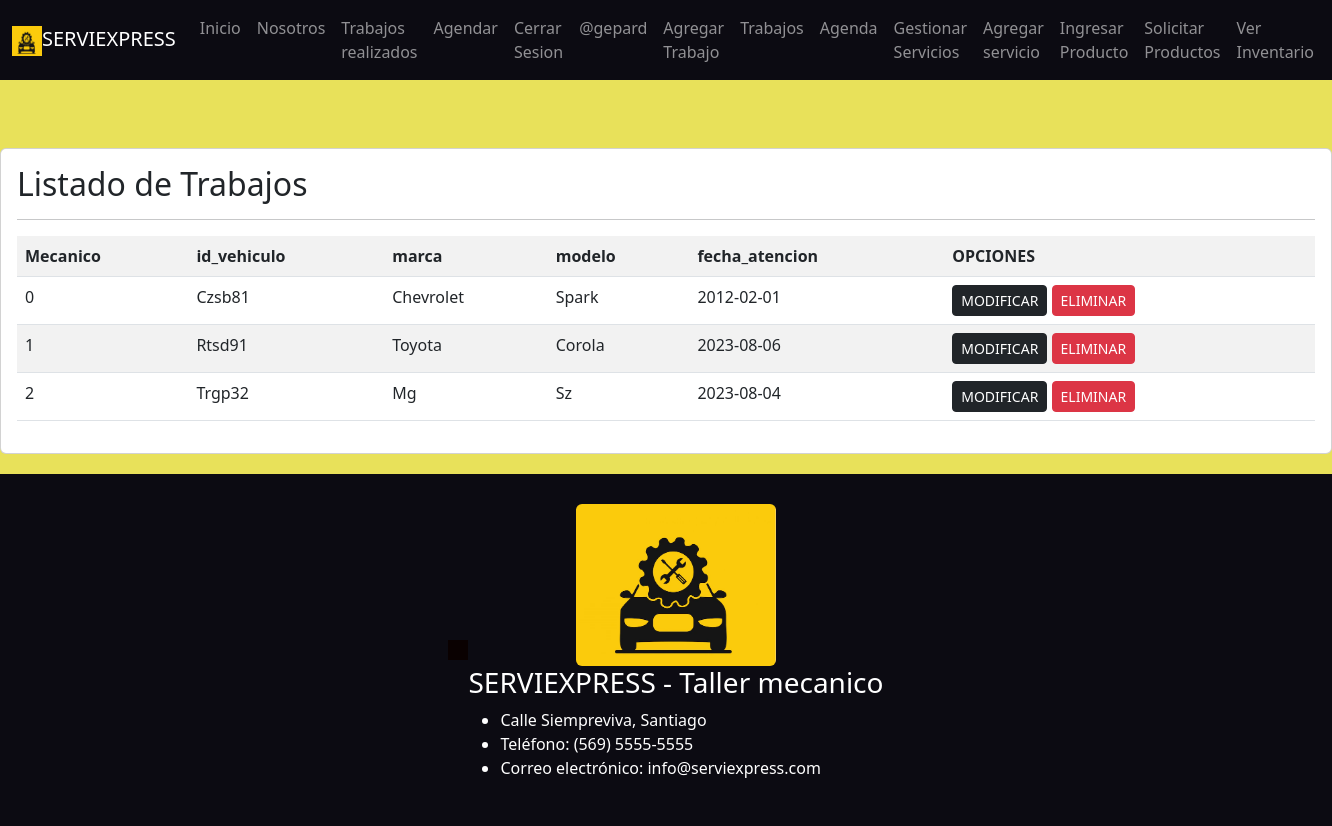
The page /administrador/ (signed in) on the database as committed earlier.
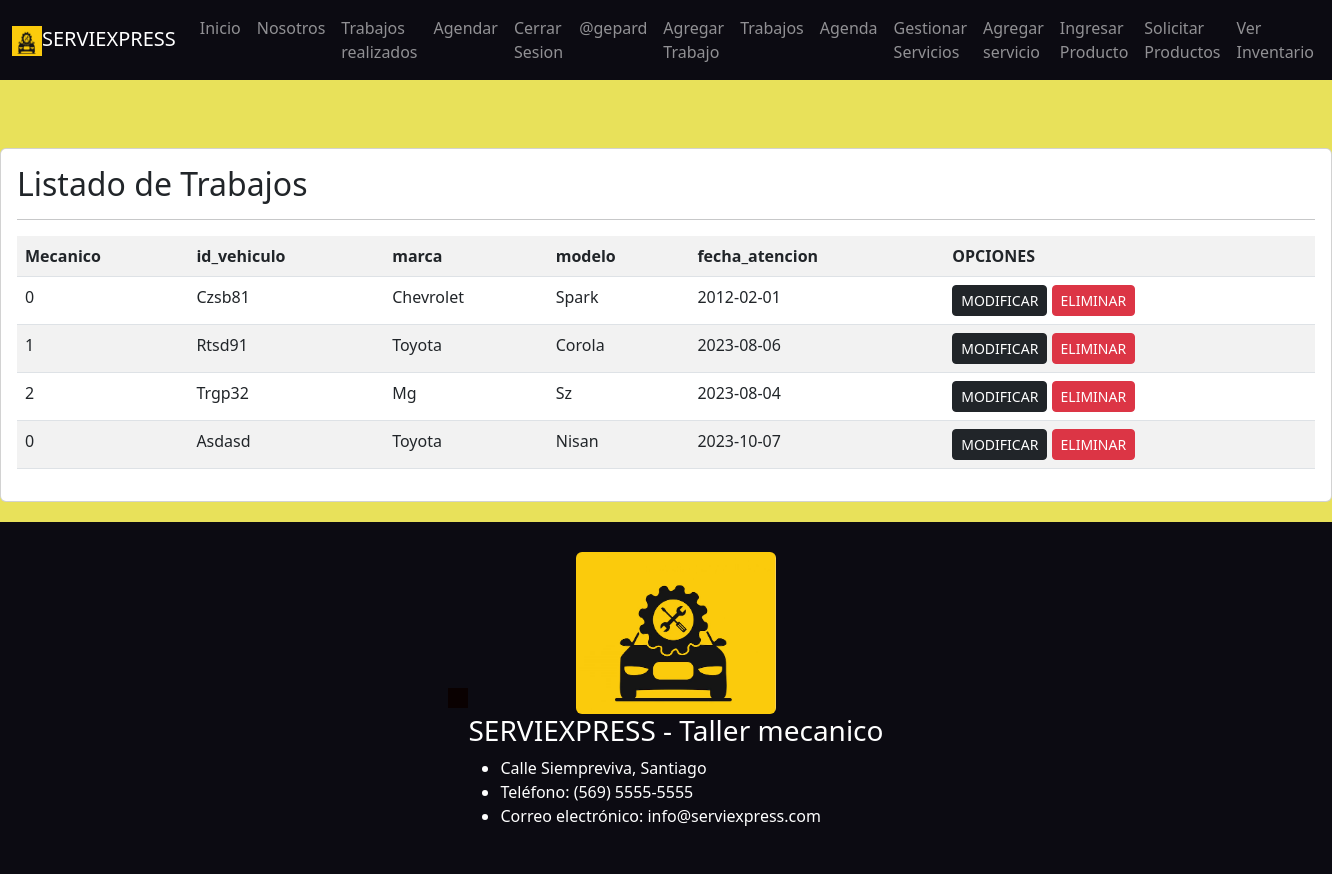
The same page on the database as committed later.
### taller/models.py (models this page shows, shortened)
class Trabajo(models.Model):
    mecanico = models.IntegerField(choices=mecanicos)
    id_vehiculo = models.CharField(max_length=18)
    marca = models.CharField(max_length=50)
    modelo = models.CharField(max_length=50)
    fecha_atencion = models.DateField(blank=True, null=True)
    imagen = models.ImageField(upload_to='trabajos', null=True)
    mensaje = models.TextField()

### taller/views.py (the view)
# urls.py: path('administrador/', views.administrador, name='administrador'),
@permission_required('taller.change_trabajo')
def administrador(request):
    trabajos = Trabajo.objects.all()
    data = {
        'trabajos' : trabajos
    }
    return render(request, 'taller/Administrador.html',data)

### taller/templates/taller/Administrador.html (shortened to what this page needs)
{% extends 'taller/Base.html' %}
{% load static %}
{% block content %}
<br><br>
<div class="card">
    <div class="card-body">
        <h2>Listado de Trabajos</h2>
        <hr>
        <table class="table table-striped table-hover table-responsive-sm">
            <tr>
                <th>Mecanico</th>
                <th>id_vehiculo</th>
                <th>marca</th>
                <th>modelo</th>
                <th>fecha_atencion</th>
                <th>OPCIONES</th>
            </tr>
            {% for p in trabajos %}
            <tr>
                <td>{{ p.mecanico | title }}</td>
                <td>{{ p.id_vehiculo | title }}</td>
                <td>{{ p.marca | title}}</td>
                <td>{{ p.modelo | title}}</td>
                <td>{{ p.fecha_atencion | title }}</td>
                <td>
                    {% if perms.taller.change_trabajo %}
                    <a href="{% url 'editmecanico' p.id %}" class="btn btn-dark btn-sm">MODIFICAR</a>
                    {% endif %}
                    {% if perms.taller.delete_trabajo %}
                    <a href="{% url 'eliminar' p.id %}" class ="btn btn-danger btn-sm">ELIMINAR</a>
                    {% endif %}
                </td>
            </tr>
            {% endfor %}
        </table>
    </div>
</div>
{% endblock %}

Rows that differ between the two databases and show on the page:
added Trabajo: mecanico "0", id_vehiculo "Asdasd", marca "Toyota", modelo "Nisan", fecha_atencion "2023-10-07"
